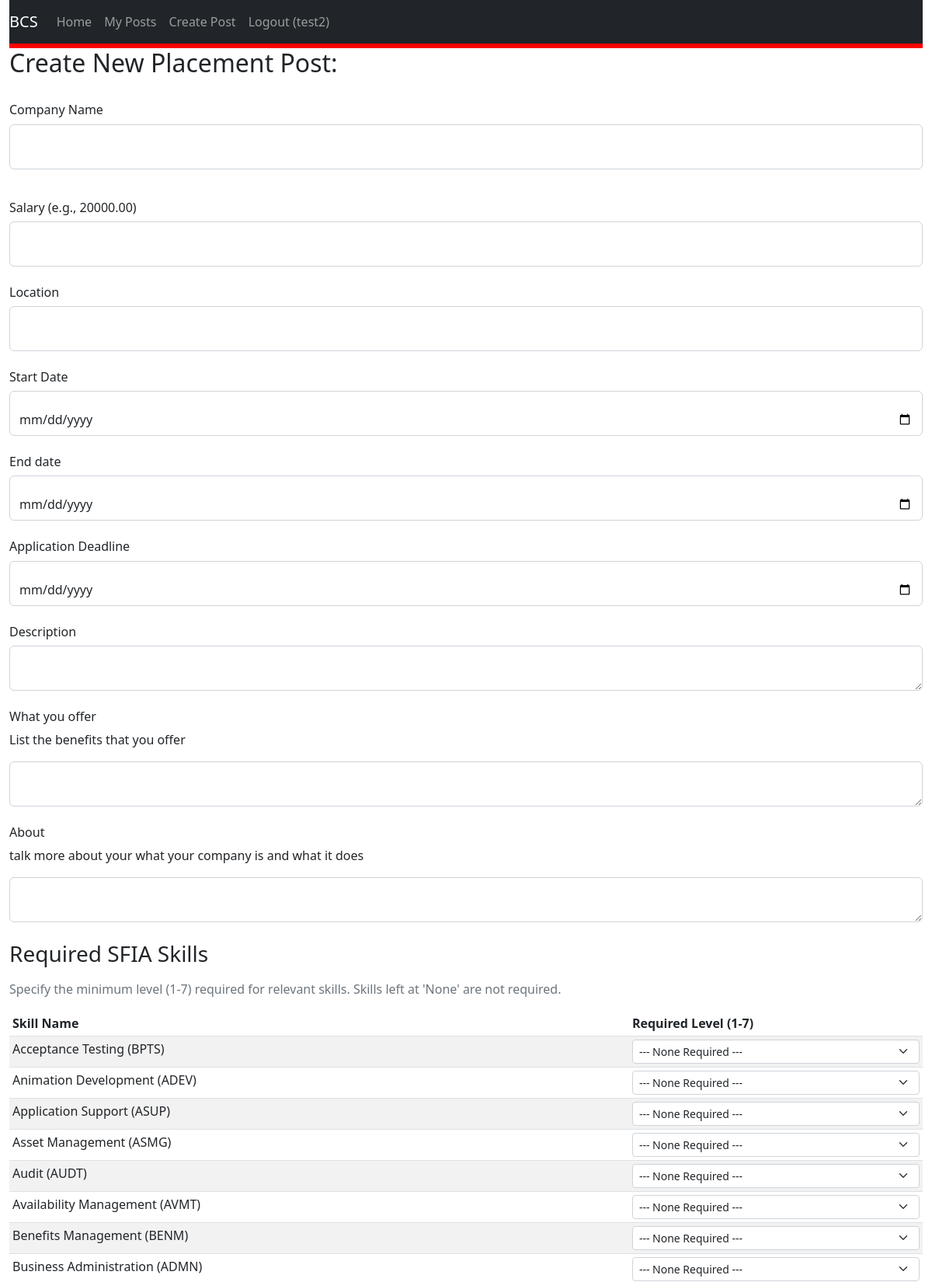
Page /add_post.php (signed in, upper part) on the committed database.
### tables this page shows
CREATE TABLE "SFIA_skills"
(
    skill_code TEXT not null
        primary key,
    skill_name TEXT not null
);

### add_post.php (called while the page is built, shortened)
<?php
require_once('Models/PlacementsDataSet.php');
$view = new stdClass();
$view->pageTitle = 'Create A New Post';
$view->postErrors = [];
$view->formData = [];
$placementsDataSet = new PlacementsDataSet();
$view->availableSkills = $placementsDataSet->fetchAvailableSkills();
require_once('Views/add_post.phtml');

### Models/Database.php (called while the page is built, shortened)
<?php
class Database {
    protected static $_dbInstance = null;
    protected $_dbHandle;
    public static function getInstance() {
        if(self::$_dbInstance === null) {
            self::$_dbInstance = new self();
        }
        return self::$_dbInstance;
    }
    private function __construct() {
        try {
            $this->_dbHandle = new PDO("sqlite:identifier.sqlite");
        }
        catch (PDOException $e) {
            echo $e->getMessage();
        }
    }
    public function getdbConnection() {
        return $this->_dbHandle;
    }
}

### Models/PlacementsDataSet.php (called while the page is built, shortened)
<?php
require_once('Database.php');
class PlacementsDataSet {
    protected $_dbHandle, $_dbInstance;
    public function __construct() {
        $this->_dbInstance = Database::getInstance();
        $this->_dbHandle = $this->_dbInstance->getdbConnection();
    }
    public function fetchAvailableSkills() {
        $sqlQuery = 'SELECT skill_code, skill_name FROM SFIA_skills ORDER BY skill_name;';
        try {
            $statement = $this->_dbHandle->prepare($sqlQuery);
            $statement->execute();
            return $statement->fetchAll(PDO::FETCH_ASSOC);
        } catch (PDOException $e) {
            return [];
        }
    }
}

### Views/add_post.phtml (the view, shortened to what this page needs)
<?php require('template/header.phtml'); ?>
    <h2>Create New Placement Post:</h2>
    <form action="add_post.php" method="POST">
        <br>
        <div class="form-floating mb-3">
            <h6>Company Name</h6>
            <input type="text" class="form-control" id="floatingTitle" name="title" required
                   value="<?php echo htmlspecialchars($view->formData['title'] ?? ''); ?>">
        </div>
        <br>
        <div class="form-floating">
            <h6>Salary (e.g., 20000.00)</h6>
            <input type="number" step="0.01" class="form-control" id="floatingSalary" name="salary" required
                   value="<?php echo htmlspecialchars($view->formData['salary'] ?? ''); ?>">
        </div>
        <br>
        <h6>Location</h6>
        <div class="form-floating">
            <input type="text" class="form-control" id="floatingLocation" name="location" required
                   value="<?php echo htmlspecialchars($view->formData['location'] ?? ''); ?>">
        </div>
        <br>
        <div class="form-floating">
            <h6>Start Date</h6>
            <input type="date" class="form-control" id="floatingStart" name="start" required
                   value="<?php echo htmlspecialchars($view->formData['start'] ?? ''); ?>">
        </div>
        <br>
        <div class="form-floating">
            <h6>End date</h6>
            <input type="date" class="form-control" id="floatingEnd" name="end" required
                   value="<?php echo htmlspecialchars($view->formData['end'] ?? ''); ?>">
        </div>
        <br>
        <div class="form-floating">
            <h6>Application Deadline</h6>
            <input type="date" class="form-control" id="floatingDeadline" name="deadline" required
                   value="<?php echo htmlspecialchars($view->formData['deadline'] ?? ''); ?>">
        </div>
        <br>
        <div class="form-floating">
            <h6>Description</h6>
            <textarea class="form-control" id="floatingDescription" name="description" placeholder="Placement description" required><?php echo htmlspecialchars($view->formData['description'] ?? ''); ?></textarea>
        </div>
        <br>
        <div class="form-floating">
            <h6>What you offer</h6>
            <p>List the benefits that you offer </p>
            <textarea class="form-control" id="floatingOffer" name="offers" placeholder="What you offer description" required><?php echo htmlspecialchars($view->formData['what_we_offer'] ?? ''); ?></textarea>
        </div>
        <br>
        <div class="form-floating">
            <h6>About</h6>
            <p>talk more about your what your company is and what it does</p>
            <textarea class="form-control" id="floatingDescription" name="about" placeholder="talk more about your background" required><?php echo htmlspecialchars($view->formData['about_company'] ?? ''); ?></textarea>
        </div>
        <h3 class="mt-4 mb-3">Required SFIA Skills</h3>
        <p class="text-muted">Specify the minimum level (1-7) required for relevant skills. Skills left at 'None' are not required.</p>
        <div class="table-responsive mb-4">
            <table class="table table-striped table-sm">
                <thead>
                <tr>
                    <th>Skill Name</th>
                    <th>Required Level (1-7)</th>
                </tr>
                </thead>
                <tbody>
                <?php
                foreach ($view->availableSkills as $skill):
                    $skillCode = htmlspecialchars($skill['skill_code']);
                    $skillName = htmlspecialchars($skill['skill_name']);
                    ?>
                    <tr>
                        <td><?php echo $skillName; ?> (<?php echo $skillCode; ?>)</td>
                        <td>
                            <select name="skills[<?php echo $skillCode; ?>]" class="form-select form-select-sm">
                                <option value="0">--- None Required ---</option>
                            </select>
                        </td>
                    </tr>
                <?php endforeach; ?>
                </tbody>
            </table>
        </div>
    </form>
<?php require('template/footer.phtml'); ?>

### rows in the picture
sfia_skills: skill_name "Acceptance Testing", skill_code "BPTS", skill_code "--- None Required ---"
sfia_skills: skill_name "Animation Development", skill_code "ADEV", skill_code "--- None Required ---"
sfia_skills: skill_name "Application Support", skill_code "ASUP", skill_code "--- None Required ---"
sfia_skills: skill_name "Asset Management", skill_code "ASMG", skill_code "--- None Required ---"
sfia_skills: skill_name "Audit", skill_code "AUDT", skill_code "--- None Required ---"
sfia_skills: skill_name "Availability Management", skill_code "AVMT", skill_code "--- None Required ---"
sfia_skills: skill_name "Benefits Management", skill_code "BENM", skill_code "--- None Required ---"
sfia_skills: skill_name "Business Administration", skill_code "ADMN", skill_code "--- None Required ---"

### other values in the picture
$_SESSION['name'] "test2"
